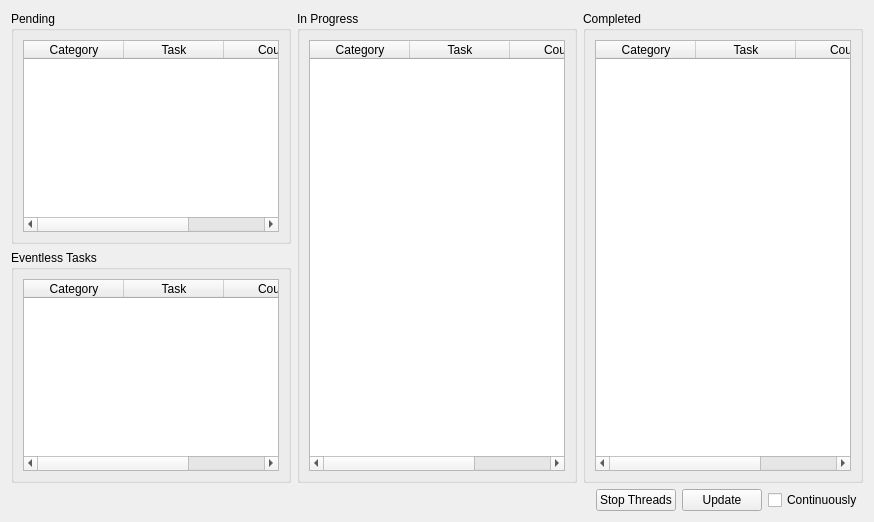
      <widget class="QWidget" name="tab_15">
       <attribute name="title">
        <string>Task List</string>
       </attribute>
       <layout class="QGridLayout" name="gridLayout_34">
        <item row="0" column="0">
         <layout class="QVBoxLayout" name="verticalLayout_11">
          <item>
           <widget class="QGroupBox" name="groupBox_4">
            <property name="title">
             <string>Pending</string>
            </property>
            <layout class="QGridLayout" name="gridLayout_18">
             <item row="0" column="0">
              <widget class="QTableWidget" name="tblTaskListPending">
               <property name="selectionMode">
                <enum>QAbstractItemView::SingleSelection</enum>
               </property>
               <property name="selectionBehavior">
                <enum>QAbstractItemView::SelectRows</enum>
               </property>
               <column>
                <property name="text">
                 <string>Category</string>
                </property>
               </column>
               <column>
                <property name="text">
                 <string>Task</string>
                </property>
               </column>
               <column>
                <property name="text">
                 <string>Count</string>
                </property>
               </column>
              </widget>
             </item>
            </layout>
           </widget>
          </item>
          <item>
           <widget class="QGroupBox" name="groupBox_20">
            <property name="title">
             <string>Eventless Tasks</string>
            </property>
            <layout class="QGridLayout" name="gridLayout_33">
             <item row="0" column="0">
              <widget class="QTableWidget" name="tblTaskListPending_2">
               <property name="selectionMode">
                <enum>QAbstractItemView::SingleSelection</enum>
               </property>
               <property name="selectionBehavior">
                <enum>QAbstractItemView::SelectRows</enum>
               </property>
               <column>
                <property name="text">
                 <string>Category</string>
                </property>
               </column>
               <column>
                <property name="text">
                 <string>Task</string>
                </property>
               </column>
               <column>
                <property name="text">
                 <string>Count</string>
                </property>
               </column>
              </widget>
             </item>
            </layout>
           </widget>
          </item>
         </layout>
        </item>
        <item row="0" column="1">
         <widget class="QGroupBox" name="groupBox_17">
          <property name="title">
           <string>In Progress</string>
          </property>
          <layout class="QGridLayout" name="gridLayout_20">
           <item row="0" column="0">
            <widget class="QTableWidget" name="tblTaskListInProgress">
             <property name="selectionMode">
              <enum>QAbstractItemView::SingleSelection</enum>
             </property>
             <property name="selectionBehavior">
              <enum>QAbstractItemView::SelectRows</enum>
             </property>
             <column>
              <property name="text">
               <string>Category</string>
              </property>
             </column>
             <column>
              <property name="text">
               <string>Task</string>
              </property>
             </column>
             <column>
              <property name="text">
               <string>Count</string>
              </property>
             </column>
            </widget>
           </item>
          </layout>
         </widget>
        </item>
        <item row="0" column="2">
         <widget class="QGroupBox" name="groupBox_16">
          <property name="title">
           <string>Completed</string>
          </property>
          <layout class="QGridLayout" name="gridLayout_19">
           <item row="0" column="0">
            <widget class="QTableWidget" name="tblTaskListDone">
             <property name="selectionMode">
              <enum>QAbstractItemView::SingleSelection</enum>
             </property>
             <property name="selectionBehavior">
              <enum>QAbstractItemView::SelectRows</enum>
             </property>
             <column>
              <property name="text">
               <string>Category</string>
              </property>
             </column>
             <column>
              <property name="text">
               <string>Task</string>
              </property>
             </column>
             <column>
              <property name="text">
               <string>Count</string>
              </property>
             </column>
            </widget>
           </item>
          </layout>
         </widget>
        </item>
        <item row="1" column="0" colspan="3">
         <layout class="QHBoxLayout" name="horizontalLayout_14">
          <item>
           <spacer name="horizontalSpacer_3">
            <property name="orientation">
             <enum>Qt::Horizontal</enum>
            </property>
            <property name="sizeHint" stdset="0">
             <size>
              <width>40</width>
              <height>20</height>
             </size>
            </property>
           </spacer>
          </item>
          <item>
           <widget class="QPushButton" name="btnStopWorkers">
            <property name="toolTip">
             <string>Stop new tasks from running after the current ones finish</string>
            </property>
            <property name="text">
             <string>Stop Threads</string>
            </property>
           </widget>
          </item>
          <item>
           <widget class="QPushButton" name="btnUpdateTaskList">
            <property name="text">
             <string>Update</string>
            </property>
           </widget>
          </item>
          <item>
           <widget class="QCheckBox" name="cbxUpdateTaskList">
            <property name="text">
             <string>Continuously</string>
            </property>
           </widget>
          </item>
         </layout>
        </item>
       </layout>
      </widget>
